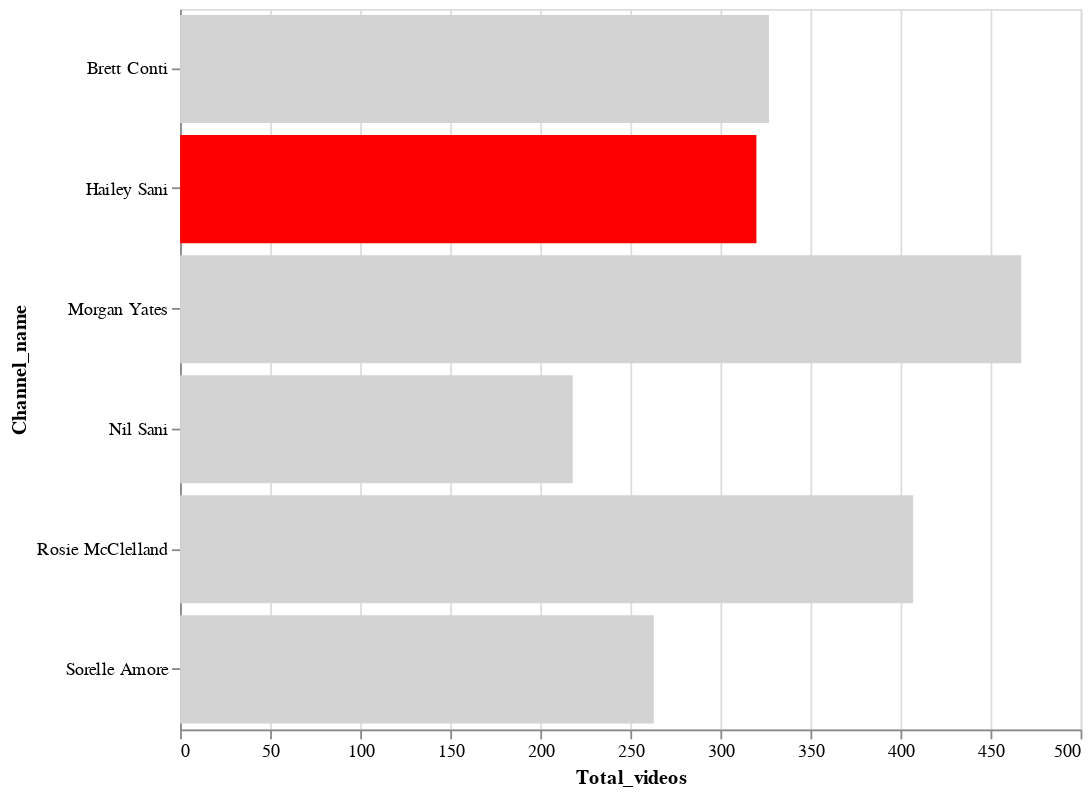

Write notebook code for a chart like this one.
### Code cell
alt.Chart(compare_data).mark_bar().encode(
    x='Total_videos',
    y='Channel_name',
    color=alt.condition(
        alt.datum.Channel_name == 'Hailey Sani',  # If the country is "US" this test returns True,
        alt.value('red'),     # highlight a bar with red.
        alt.value('lightgrey')   # And grey for the rest of the bars
     )
).properties(
        height=400,
        width=500)

### Figure 1 — Vega-Lite specification as saved in the notebook (floating-point values rounded to 4 significant figures)
{"config": {"view": {"continuousWidth": 400, "continuousHeight": 300}}, "data": {"name": "data-7b7146b67f1b6c75ed435471c18925fd"}, "mark": "bar", "encoding": {"color": {"condition": {"value": "red", "test": "(datum.Channel_name === 'Hailey Sani')"}, "value": "lightgrey"}, "x": {"type": "quantitative", "field": "Total_videos"}, "y": {"type": "nominal", "field": "Channel_name"}}, "height": 400, "width": 500, "$schema": "https://vega.github.io/schema/vega-lite/v4.8.1.json", "datasets": {"data-7b7146b67f1b6c75ed435471c18925fd": [{"Channel_name": "Hailey Sani", "Subscribers": 1360000, "Views": 119675825, "Total_videos": 320, "playlist_id": "UUPcTxBaAhAOTLz1HoIN1quw"}, {"Channel_name": "Rosie McClelland", "Subscribers": 886000, "Views": 136041547, "Total_videos": 407, "playlist_id": "UU41yKbcN8t3nooiMckDCTXQ"}, {"Channel_name": "Morgan Yates", "Subscribers": 366000, "Views": 36547566, "Total_videos": 467, "playlist_id": "UU5GU33TiWdq6FI5uoWnW77A"}, {"Channel_name": "Brett Conti", "Subscribers": 449000, "Views": 40927509, "Total_videos": 327, "playlist_id": "UUi4s3kO1-xxCDaw8yX56umw"}, {"Channel_name": "Sorelle Amore", "Subscribers": 1030000, "Views": 59734145, "Total_videos": 263, "playlist_id": "UUkbTTGoBpjX8ogXHCt-aegw"}, {"Channel_name": "Nil Sani", "Subscribers": 477000, "Views": 41148244, "Total_videos": 218, "playlist_id": "UUJYcxoH_Pg7Aa_BTFM5RudQ"}]}}
